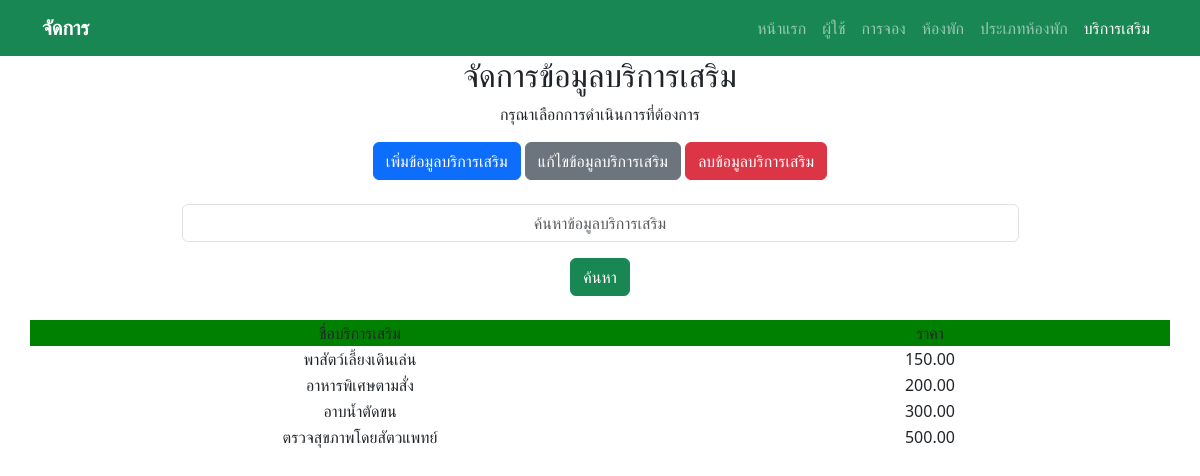
Page /dbms_services_show.php (signed in) on the committed database.
### tables this page shows
CREATE TABLE `services` (
  `service_id` int(11) NOT NULL,
  `service_name` varchar(100) NOT NULL,
  `price` decimal(10,2) NOT NULL
);

### dbms_services_show.php (the view, shortened to what this page needs)
<!DOCTYPE html>
<html lang="th">
<head>
  <link href="https://cdn.jsdelivr.net/npm/bootstrap@5.3.3/dist/css/bootstrap.min.css" rel="stylesheet">
</head>
<nav class="navbar navbar-expand-lg navbar-dark bg-success sticky-top">
  <div class="container">
    <a class="navbar-brand fw-bold" href="dbms.php">จัดการ</a>
    <div class="collapse navbar-collapse">
      <ul class="navbar-nav ms-auto">
        <li class="nav-item"><a class="nav-link" href="index.php">หน้าแรก</a></li>
        <li class="nav-item"><a class="nav-link" href="dbms_users_show.php">ผู้ใช้</a></li>
        <li class="nav-item"><a class="nav-link" href="dbms_bookings_show.php">การจอง</a></li>
        <li class="nav-item"><a class="nav-link" href="dbms_rooms_show.php">ห้องพัก</a></li>
        <li class="nav-item"><a class="nav-link" href="dbms_roomtypes_show.php">ประเภทห้องพัก</a></li>
        <li class="nav-item"><a class="nav-link active" href="dbms_services_show.php">บริการเสริม</a></li>
      </ul>
    </div>
  </div>
</nav>
<body>
<header>
    <form method="post" action="">
        <div class="container">
            <h2 class="text-center text-dark">จัดการข้อมูลบริการเสริม</h2>
            <p class="text-center text-dark">กรุณาเลือกการดำเนินการที่ต้องการ</p>
            <div class="text-center mb-4">
                <a href="dbms_services_insert.php" class="btn btn-primary">เพิ่มข้อมูลบริการเสริม</a>
                <a href="dbms_services_update.php" class="btn btn-secondary">แก้ไขข้อมูลบริการเสริม</a>
                <a href="dbms_services_delete.php" class="btn btn-danger">ลบข้อมูลบริการเสริม</a>
            </div>
            <div class="d-flex justify-content-center mb-3">
                <input class="form-control w-75 text-center" type="text" name="search" id="search" placeholder="ค้นหาข้อมูลบริการเสริม">
            </div>
            <div class="col-12 text-center mb-4">
                <button type="submit" class="btn btn-success">ค้นหา</button>
            </div>
        </div>
    </form>
</header>
<?php
    include 'conn.php';
    $sql = "SELECT * FROM services";
    $sql.= " ORDER BY price ASC";
    $result = $conn->query($sql);
    if ($result->num_rows > 0) {
        echo "<table width='95%' border='0' align='center'>";
        echo "<tr bgcolor='green'>";
        echo "<td width='55%'><center>ชื่อบริการเสริม</center></td>";
        echo "<td width='40%'><center>ราคา</center></td>";
        echo "</tr>";
    while($result_array = $result->fetch_assoc()) {
        echo "<tr>";
        echo "<td><center>".$result_array['service_name']."</center></td>";
        echo "<td><center>".$result_array['price']."</center></td>";
        echo  "</tr>";
    }
        echo "</table>";
    }else{
        echo "<center>ไม่พบข้อมูล</center>";
    }
?>
</body>
</html>

### rows in the picture
services: service_name "พาสัตว์เลี้ยงเดินเล่น", price "150.00"
services: service_name "อาหารพิเศษตามสั่ง", price "200.00"
services: service_name "อาบน้ำตัดขน", price "300.00"
services: service_name "ตรวจสุขภาพโดยสัตวแพทย์", price "500.00"
